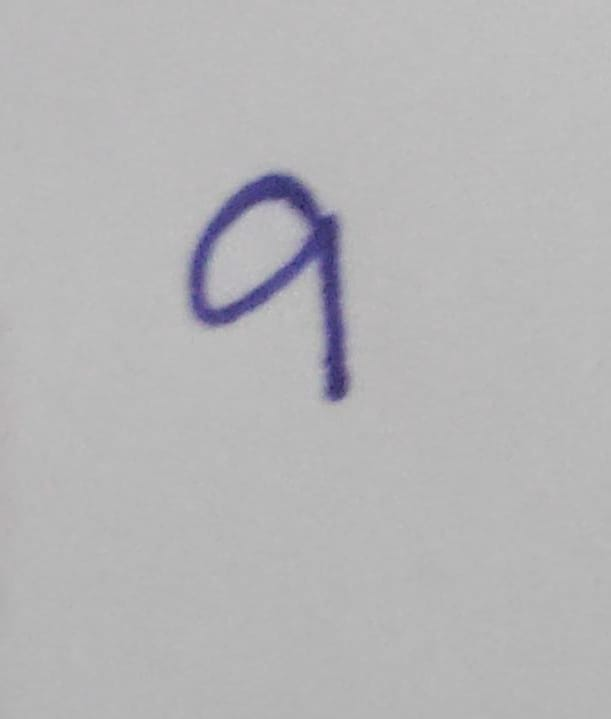
#> input picture TensorFlow/digit.jpg, 611 x 719 px
$ jupyter execute --allow-errors TF_MNIST.ipynb
#> lines starting #> are read from the running program, lines starting #| are printed output that depends on the picture; after the words box and inside, x2 and y2 are one past the last pixel; in counts of white or black regions, pixels touching at a corner belong together
[cell 1]
import tensorflow as tf
from tensorflow import keras #Sequential and functional API
from tensorflow.keras import layers
from tensorflow.keras.datasets import mnist, fashion_mnist
import numpy as np
import matplotlib.pyplot as plt

The MNIST (Modified National Institute of Standards and Technology) database is a foundational dataset of 70,000 grayscale, 28x28 pixel images of handwritten digits (0-9) used for training and testing image processing and machine learning models. It includes 60,000 training and 10,000 testing images,

#> (a cell that did not finish here is left out)

#> (a cell that did not finish here is left out)

#> (a cell that did not finish here is left out)

#> (a cell that did not finish here is left out)

#> (a cell that did not finish here is left out)

#> (a cell that did not finish here is left out)

#> (a cell that did not finish here is left out)

#> (a cell that did not finish here is left out)

#> (a cell that did not finish here is left out)

#> (a cell that did not finish here is left out)

[cell 12]
import cv2
import numpy as np

img = cv2.imread("digit.jpg")
#> img is the input picture: shape (719, 611, 3); mean B, G, R 183.6, 181.9, 182.3
img = cv2.cvtColor(img, cv2.COLOR_BGR2GRAY)
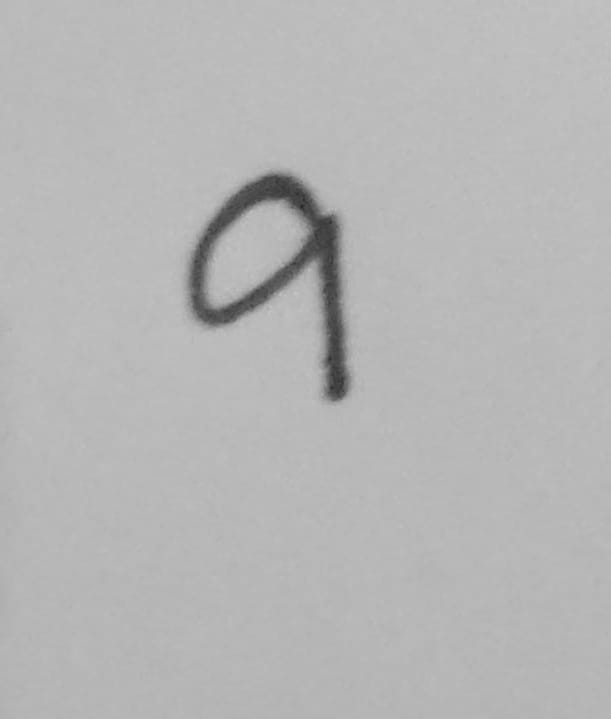
#> img: shape (719, 611); min 40, max 197, mean 182.2

[cell 13]
plt.imshow(img)

[cell 14]
#blur = cv2.GaussianBlur(gray, (5, 5), 0) #Reduce noise
# thresh = cv2.adaptiveThreshold(
#     blur,
#     255,
#     cv2.ADAPTIVE_THRESH_GAUSSIAN_C,
#     cv2.THRESH_BINARY_INV,  # invert: digit becomes white
#     11,
#     2
# )  #white number on black background
#OR
img = cv2.GaussianBlur(img, (5,5), 0)

_, img = cv2.threshold(
    img, 0, 255,
    cv2.THRESH_BINARY_INV + cv2.THRESH_OTSU
)
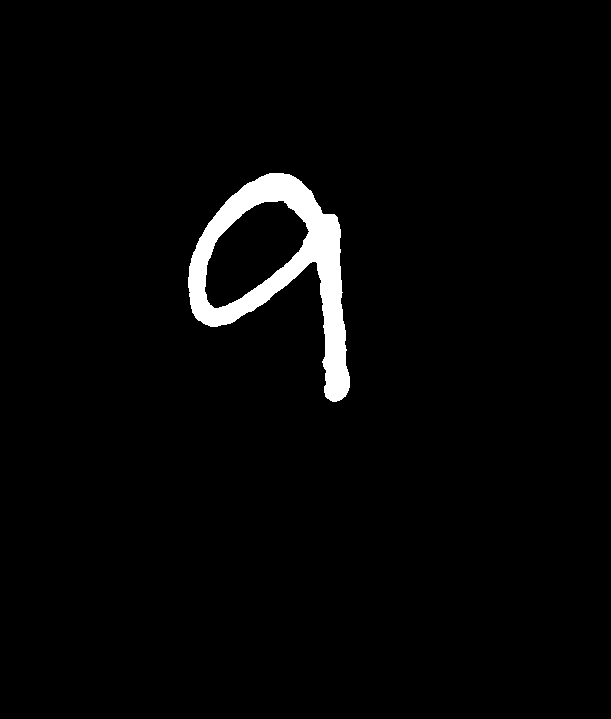
#> img: shape (719, 611); 2.6% white; 1 white region, box (x1, y1, x2, y2) and area: (188, 173, 350, 402) 11318

[cell 15]
plt.imshow(img)

[cell 16]
ys, xs = np.where(img > 0)
#> ys = 11318 values from 173 to 401; xs = 11318 values, max 349 at index 10773, min 188 at index 6353, mean 281.4
img = img[min(ys):max(ys), min(xs):max(xs)]
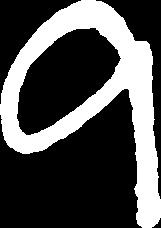
#> img: shape (228, 161); 30.8% white; 1 white region, box (x1, y1, x2, y2) and area: (0, 0, 161, 228) 11301

[cell 17]
plt.imshow(img)

[cell 18]
img = cv2.resize(img, (28, 28))
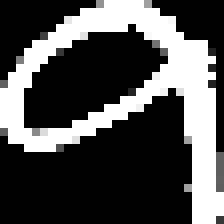
#> img: shape (28, 28) (shown 8 times larger); min 0, max 255, mean 78.9

plt.imshow(img, cmap="gray")
plt.axis("off")
